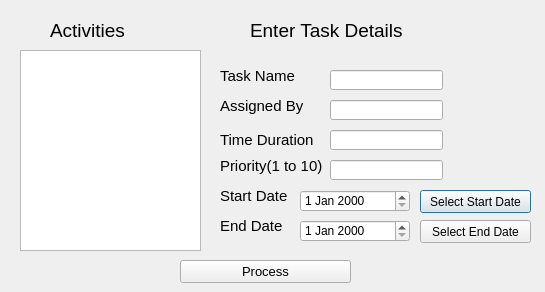
<?xml version="1.0" encoding="UTF-8"?>
<ui version="4.0">
 <class>Dialog</class>
 <widget class="QDialog" name="Dialog">
  <property name="geometry">
   <rect>
    <x>0</x>
    <y>0</y>
    <width>545</width>
    <height>292</height>
   </rect>
  </property>
  <property name="windowTitle">
   <string>Create Tasks</string>
  </property>
  <widget class="QLabel" name="lbl_activities">
   <property name="geometry">
    <rect>
     <x>50</x>
     <y>20</y>
     <width>121</width>
     <height>21</height>
    </rect>
   </property>
   <property name="font">
    <font>
     <pointsize>14</pointsize>
    </font>
   </property>
   <property name="text">
    <string>Activities</string>
   </property>
  </widget>
  <widget class="QTableView" name="tv_data">
   <property name="geometry">
    <rect>
     <x>20</x>
     <y>50</y>
     <width>181</width>
     <height>201</height>
    </rect>
   </property>
  </widget>
  <widget class="QLabel" name="lbl_assignedBy">
   <property name="geometry">
    <rect>
     <x>220</x>
     <y>90</y>
     <width>161</width>
     <height>31</height>
    </rect>
   </property>
   <property name="font">
    <font>
     <pointsize>11</pointsize>
    </font>
   </property>
   <property name="text">
    <string>Assigned By</string>
   </property>
  </widget>
  <widget class="QLabel" name="lbl_startDate">
   <property name="geometry">
    <rect>
     <x>220</x>
     <y>180</y>
     <width>71</width>
     <height>31</height>
    </rect>
   </property>
   <property name="font">
    <font>
     <pointsize>11</pointsize>
    </font>
   </property>
   <property name="text">
    <string>Start Date</string>
   </property>
  </widget>
  <widget class="QLabel" name="lbl_taskName">
   <property name="geometry">
    <rect>
     <x>220</x>
     <y>60</y>
     <width>161</width>
     <height>31</height>
    </rect>
   </property>
   <property name="font">
    <font>
     <pointsize>11</pointsize>
    </font>
   </property>
   <property name="text">
    <string>Task Name</string>
   </property>
  </widget>
  <widget class="QLabel" name="lbl_duration">
   <property name="geometry">
    <rect>
     <x>220</x>
     <y>130</y>
     <width>141</width>
     <height>20</height>
    </rect>
   </property>
   <property name="font">
    <font>
     <pointsize>11</pointsize>
    </font>
   </property>
   <property name="text">
    <string>Time Duration</string>
   </property>
  </widget>
  <widget class="QLabel" name="lbl_priority">
   <property name="geometry">
    <rect>
     <x>220</x>
     <y>150</y>
     <width>161</width>
     <height>31</height>
    </rect>
   </property>
   <property name="font">
    <font>
     <pointsize>11</pointsize>
    </font>
   </property>
   <property name="text">
    <string>Priority(1 to 10)</string>
   </property>
  </widget>
  <widget class="QLabel" name="lbl_endDate">
   <property name="geometry">
    <rect>
     <x>220</x>
     <y>210</y>
     <width>71</width>
     <height>31</height>
    </rect>
   </property>
   <property name="font">
    <font>
     <pointsize>11</pointsize>
    </font>
   </property>
   <property name="text">
    <string>End Date</string>
   </property>
  </widget>
  <widget class="QPushButton" name="btn_start">
   <property name="geometry">
    <rect>
     <x>420</x>
     <y>190</y>
     <width>111</width>
     <height>23</height>
    </rect>
   </property>
   <property name="text">
    <string>Select Start Date</string>
   </property>
  </widget>
  <widget class="QPushButton" name="btn_end">
   <property name="geometry">
    <rect>
     <x>420</x>
     <y>220</y>
     <width>111</width>
     <height>23</height>
    </rect>
   </property>
   <property name="text">
    <string>Select End Date</string>
   </property>
  </widget>
  <widget class="QDateEdit" name="de_start">
   <property name="geometry">
    <rect>
     <x>300</x>
     <y>190</y>
     <width>110</width>
     <height>22</height>
    </rect>
   </property>
  </widget>
  <widget class="QDateEdit" name="de_end">
   <property name="geometry">
    <rect>
     <x>300</x>
     <y>220</y>
     <width>110</width>
     <height>22</height>
    </rect>
   </property>
  </widget>
  <widget class="QLineEdit" name="lne_task">
   <property name="geometry">
    <rect>
     <x>330</x>
     <y>70</y>
     <width>113</width>
     <height>20</height>
    </rect>
   </property>
  </widget>
  <widget class="QLineEdit" name="lne_assignedby">
   <property name="geometry">
    <rect>
     <x>330</x>
     <y>100</y>
     <width>113</width>
     <height>20</height>
    </rect>
   </property>
  </widget>
  <widget class="QLineEdit" name="lne_duration">
   <property name="geometry">
    <rect>
     <x>330</x>
     <y>130</y>
     <width>113</width>
     <height>20</height>
    </rect>
   </property>
  </widget>
  <widget class="QLineEdit" name="lne_priority">
   <property name="geometry">
    <rect>
     <x>330</x>
     <y>160</y>
     <width>113</width>
     <height>20</height>
    </rect>
   </property>
  </widget>
  <widget class="QPushButton" name="btn_process">
   <property name="geometry">
    <rect>
     <x>180</x>
     <y>260</y>
     <width>171</width>
     <height>23</height>
    </rect>
   </property>
   <property name="font">
    <font>
     <pointsize>10</pointsize>
     <weight>50</weight>
     <bold>false</bold>
    </font>
   </property>
   <property name="text">
    <string>Process</string>
   </property>
  </widget>
  <widget class="QLabel" name="lbl_taskDetails">
   <property name="geometry">
    <rect>
     <x>250</x>
     <y>20</y>
     <width>161</width>
     <height>21</height>
    </rect>
   </property>
   <property name="font">
    <font>
     <pointsize>14</pointsize>
    </font>
   </property>
   <property name="text">
    <string>Enter Task Details</string>
   </property>
  </widget>
 </widget>
 <resources/>
 <connections>
  <connection>
   <sender>btn_process</sender>
   <signal>clicked()</signal>
   <receiver>Dialog</receiver>
   <slot>close()</slot>
   <hints>
    <hint type="sourcelabel">
     <x>306</x>
     <y>269</y>
    </hint>
    <hint type="destinationlabel">
     <x>396</x>
     <y>271</y>
    </hint>
   </hints>
  </connection>
 </connections>
</ui>
